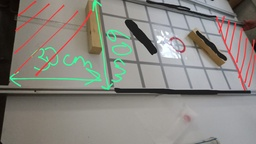
#> input picture black.jpeg, 256 x 144 px, shrunk from 1920 x 1080 before the run
$ python object.py
#> lines starting #> are read from the running program, lines starting #| are printed output that depends on the picture
# [53 lines of commented-out code are left out]


from sklearn.cluster import DBSCAN
import cv2
import numpy as np

# Load the image
image = cv2.imread('black.jpeg')
#> image is the input picture: shape (144, 256, 3); mean B, G, R 127.7, 133.8, 136.3

# Reshape the image to be a list of RGB pixels
pixels = image.reshape(-1, 3)

# Perform DBSCAN on the pixels
clustering = DBSCAN(eps=5, min_samples=5).fit(pixels)

# The labels_ property contains the cluster assignments for each pixel
labels = clustering.labels_

# Reshape the labels to have the same shape as the original image
segmented_image = labels.reshape(image.shape[:2])
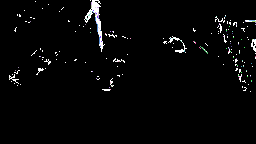
#> segmented_image: shape (144, 256) int64; 26 distinct labels, from -1 to 24; one colour per label, 0 black, -1 white

# Display the segmented image
cv2.imshow('Segmented Image', segmented_image)
cv2.waitKey(0)
cv2.destroyAllWindows()

$ run again, with area.jpeg copied over black.jpeg
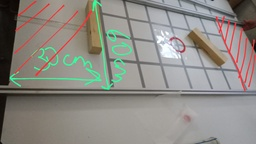
#> input picture area.jpeg, 256 x 144 px, shrunk from 1920 x 1080 before the run
#> image is the input picture: shape (144, 256, 3); mean B, G, R 131.8, 137.9, 140.5
#> `segmented_image = labels.reshape(image.shape[:2])`:
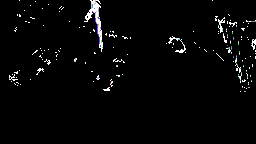
#> segmented_image: shape (144, 256) int64; 23 distinct labels, from -1 to 21; one colour per label, 0 black, -1 white
